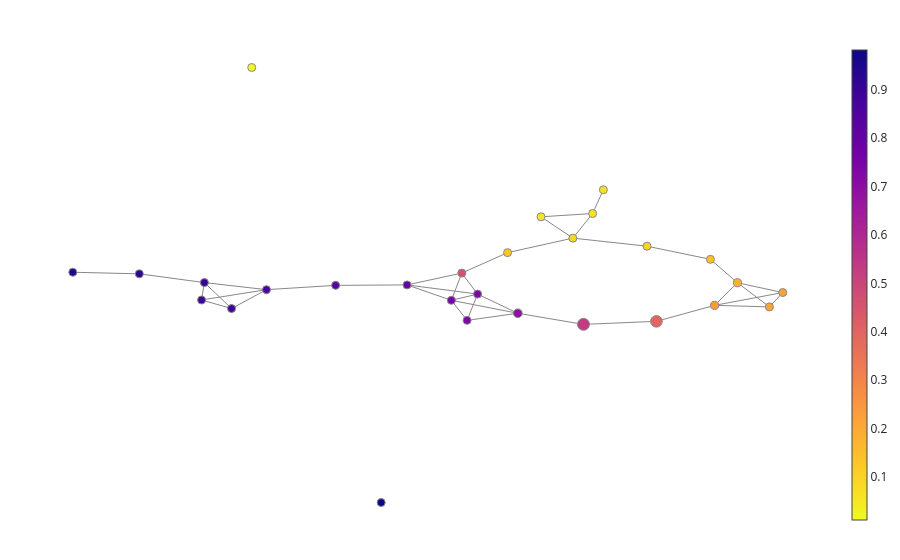

This figure's notebook cell:
### Code cell
mask = mask_CT_TC

pipe = make_mapper_pipeline(
    filter_func=make_union(
        Eccentricity(
            exponent=2,
            metric='precomputed'
        ),
        Entropy(),
    ),
    # cover=CubicalCover(n_intervals=7, overlap_frac=0.39),
    cover=CubicalCover(n_intervals=7, overlap_frac=0.28),
    clusterer=DBSCAN(
        metric='precomputed'
    ),
)

graph = pipe.fit_transform(dist_f[mask][:, mask]).to_networkx()
fig = plot_static_mapper_graph(
    pipe, 
    dist_f[mask][:, mask],
    color_data=base_freq_rel[mask, 1],
    plotly_params={'node_trace': {'marker_colorscale': 'plasma_r'}}
)
fig.show()
# fig.show(renderer='png', width=300, height=200)
fig.close()

### Figure 1 — Plotly figure (JSON) as saved in the notebook; plotly's stock layout.template omitted (floating-point values rounded to 4 significant figures)
{"data": [{"hoverinfo": "none", "line": {"color": "#888", "width": 1}, "mode": "lines", "name": "edge_trace", "type": "scatter", "uid": "6ba9d800-161b-404b-867d-9909952dc568", "x": [1.761, 2.271, null, 1.761, 1.932, null, 1.761, 2.171, null, 1.761, 1.326, null, 2.271, 1.932, null, 2.271, 2.171, null, 0.9286, 0.848, null, 0.848, 0.7003, null, 0.848, 0.4621, null, 1.932, 1.73, null, 1.932, 2.171, null, 1.73, 1.256, null, 0.7798, 0.2881, null, 0.7798, 1.326, null, 0.2881, -0.01277, null, 0.2881, -0.2089, null, 0.2881, -0.09157, null, -2.545, -3.042, null, -2.545, -2.058, null, -2.058, -2.079, null, -2.058, -1.854, null, -2.058, -1.593, null, -2.079, -1.854, null, -2.079, -1.593, null, -1.854, -1.593, null, -1.593, -1.075, null, -0.01277, -0.2089, null, -0.01277, -0.1307, null, -0.01277, -0.5406, null, -0.01277, -0.09157, null, -0.2089, -0.1307, null, -0.2089, -0.5406, null, -0.2089, -0.09157, null, 0.7003, 0.4621, null, 0.7003, 1.256, null, 0.7003, 0.2116, null, -0.1307, -0.5406, null, -0.1307, 0.2116, null, -0.5406, -1.075, null], "y": [-0.7135, -0.4366, null, -0.7135, -0.2247, null, -0.7135, -0.7467, null, -0.7135, -1.059, null, -0.4366, -0.2247, null, -0.4366, -0.7467, null, 1.788, 1.274, null, 1.274, 0.741, null, 1.274, 1.203, null, -0.2247, 0.2823, null, -0.2247, -0.7467, null, 0.2823, 0.5667, null, -1.125, -0.885, null, -1.125, -1.059, null, -0.885, -0.4698, null, -0.885, -0.6045, null, -0.885, -1.038, null, -0.03157, 0.003004, null, -0.03157, -0.2209, null, -0.2209, -0.5975, null, -0.2209, -0.783, null, -0.2209, -0.3742, null, -0.5975, -0.783, null, -0.5975, -0.3742, null, -0.783, -0.3742, null, -0.3742, -0.2807, null, -0.4698, -0.6045, null, -0.4698, -0.01519, null, -0.4698, -0.2711, null, -0.4698, -1.038, null, -0.6045, -0.01519, null, -0.6045, -0.2711, null, -0.6045, -1.038, null, 0.741, 1.203, null, 0.741, 0.5667, null, 0.741, 0.4273, null, -0.01519, -0.2711, null, -0.01519, 0.4273, null, -0.2711, -0.2807, null]}, {"hoverinfo": "text", "hovertext": ["Node ID: 0<br>Pullback set label: 1<br>Partial cluster label: -1<br>Node size: 7<br>Summary statistic: 0.238", "Node ID: 1<br>Pullback set label: 7<br>Partial cluster label: -1<br>Node size: 4<br>Summary statistic: 0.216", "Node ID: 2<br>Pullback set label: 3<br>Partial cluster label: -1<br>Node size: 1<br>Summary statistic: 0.0647", "Node ID: 3<br>Pullback set label: 10<br>Partial cluster label: -1<br>Node size: 2<br>Summary statistic: 0.0608", "Node ID: 4<br>Pullback set label: 6<br>Partial cluster label: -1<br>Node size: 7<br>Summary statistic: 0.182", "Node ID: 5<br>Pullback set label: 5<br>Partial cluster label: -1<br>Node size: 5<br>Summary statistic: 0.139", "Node ID: 6<br>Pullback set label: 8<br>Partial cluster label: -1<br>Node size: 15<br>Summary statistic: 0.533", "Node ID: 7<br>Pullback set label: 15<br>Partial cluster label: -1<br>Node size: 8<br>Summary statistic: 0.69", "Node ID: 8<br>Pullback set label: 23<br>Partial cluster label: -1<br>Node size: 3<br>Summary statistic: 0.933", "Node ID: 9<br>Pullback set label: 27<br>Partial cluster label: -1<br>Node size: 2<br>Summary statistic: 0.938", "Node ID: 10<br>Pullback set label: 24<br>Partial cluster label: -1<br>Node size: 3<br>Summary statistic: 0.903", "Node ID: 11<br>Pullback set label: 25<br>Partial cluster label: -1<br>Node size: 2<br>Summary statistic: 0.894", "Node ID: 12<br>Pullback set label: 20<br>Partial cluster label: -1<br>Node size: 1<br>Summary statistic: 0.889", "Node ID: 13<br>Pullback set label: 21<br>Partial cluster label: -1<br>Node size: 2<br>Summary statistic: 0.866", "Node ID: 14<br>Pullback set label: 0<br>Partial cluster label: -1<br>Node size: 3<br>Summary statistic: 0.211", "Node ID: 15<br>Pullback set label: 14<br>Partial cluster label: -1<br>Node size: 6<br>Summary statistic: 0.743", "Node ID: 16<br>Pullback set label: 18<br>Partial cluster label: -1<br>Node size: 6<br>Summary statistic: 0.756", "Node ID: 17<br>Pullback set label: 11<br>Partial cluster label: -1<br>Node size: 4<br>Summary statistic: 0.0867", "Node ID: 18<br>Pullback set label: 16<br>Partial cluster label: -1<br>Node size: 1<br>Summary statistic: 0.0568", "Node ID: 19<br>Pullback set label: 2<br>Partial cluster label: -1<br>Node size: 14<br>Summary statistic: 0.396", "Node ID: 20<br>Pullback set label: 13<br>Partial cluster label: -1<br>Node size: 2<br>Summary statistic: 0.459", "Node ID: 21<br>Pullback set label: 17<br>Partial cluster label: -1<br>Node size: 4<br>Summary statistic: 0.803", "Node ID: 22<br>Pullback set label: 4<br>Partial cluster label: -1<br>Node size: 2<br>Summary statistic: 0.101", "Node ID: 23<br>Pullback set label: 26<br>Partial cluster label: -1<br>Node size: 3<br>Summary statistic: 0.982", "Node ID: 24<br>Pullback set label: 22<br>Partial cluster label: -1<br>Node size: 3<br>Summary statistic: 0.828", "Node ID: 25<br>Pullback set label: 19<br>Partial cluster label: -1<br>Node size: 2<br>Summary statistic: 0.732", "Node ID: 26<br>Pullback set label: 12<br>Partial cluster label: -1<br>Node size: 2<br>Summary statistic: 0.124", "Node ID: 27<br>Pullback set label: 9<br>Partial cluster label: -1<br>Node size: 1<br>Summary statistic: 0.0115"], "marker": {"color": [0.2381, 0.2158, 0.06475, 0.06078, 0.1819, 0.1395, 0.5332, 0.6903, 0.9325, 0.9382, 0.9034, 0.8945, 0.8887, 0.8657, 0.2108, 0.7429, 0.7556, 0.08669, 0.0568, 0.3957, 0.4592, 0.8029, 0.1012, 0.9818, 0.8278, 0.7324, 0.1238, 0.01145], "colorbar": {"thickness": 15, "title": {"side": "right", "text": ""}, "xanchor": "left"}, "colorscale": [[0, "#f0f921"], [0.1111, "#fdca26"], [0.2222, "#fb9f3a"], [0.3333, "#ed7953"], [0.4444, "#d8576b"], [0.5556, "#bd3786"], [0.6667, "#9c179e"], [0.7778, "#7201a8"], [0.8889, "#46039f"], [1, "#0d0887"]], "line": {"color": "#888", "width": 1}, "opacity": 1, "reversescale": false, "showscale": true, "size": [7, 4, 1, 2, 7, 5, 15, 8, 3, 2, 3, 2, 1, 2, 3, 6, 6, 4, 1, 14, 2, 4, 2, 3, 3, 2, 2, 1], "sizemin": 4, "sizemode": "area", "sizeref": 0.2083}, "mode": "markers", "name": "node_trace", "type": "scatter", "uid": "94193945-1d7b-4a86-9992-9de3cd76084c", "x": [1.761, 2.271, 0.9286, 0.848, 1.932, 1.73, 0.7798, 0.2881, -2.545, -3.042, -2.058, -2.079, -1.854, -1.593, 2.171, -0.01277, -0.2089, 0.7003, 0.4621, 1.326, -0.1307, -0.5406, 1.256, -0.7343, -1.075, -0.09157, 0.2116, -1.703], "y": [-0.7135, -0.4366, 1.788, 1.274, -0.2247, 0.2823, -1.125, -0.885, -0.03157, 0.003004, -0.2209, -0.5975, -0.783, -0.3742, -0.7467, -0.4698, -0.6045, 0.741, 1.203, -1.059, -0.01519, -0.2711, 0.5667, -4.98, -0.2807, -1.038, 0.4273, 4.434]}], "layout": {"autosize": false, "hovermode": "closest", "margin": {"b": 20, "l": 5, "r": 5, "t": 40}, "showlegend": false, "title": {"text": ""}, "xaxis": {"showgrid": false, "showline": false, "showticklabels": false, "ticks": "", "title": {"text": ""}, "zeroline": false}, "yaxis": {"showgrid": false, "showline": false, "showticklabels": false, "ticks": "", "title": {"text": ""}, "zeroline": false}}}
